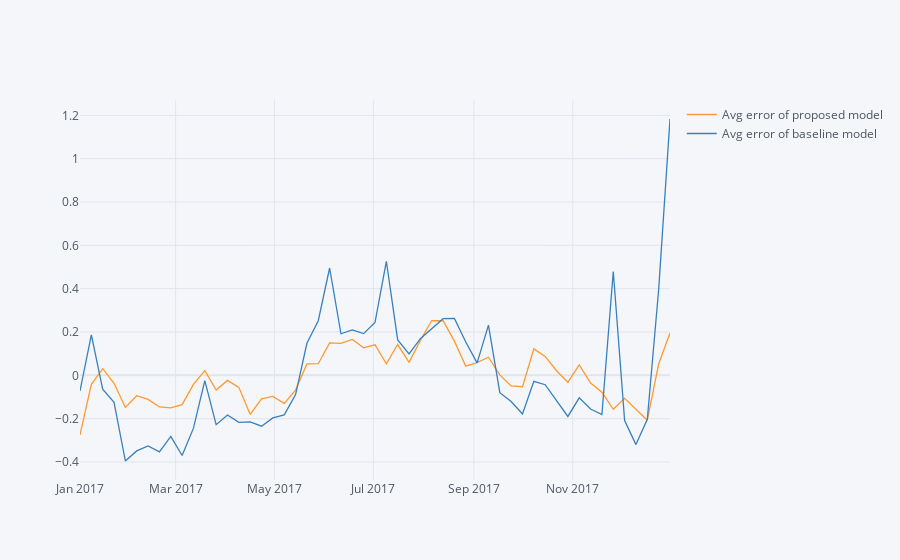
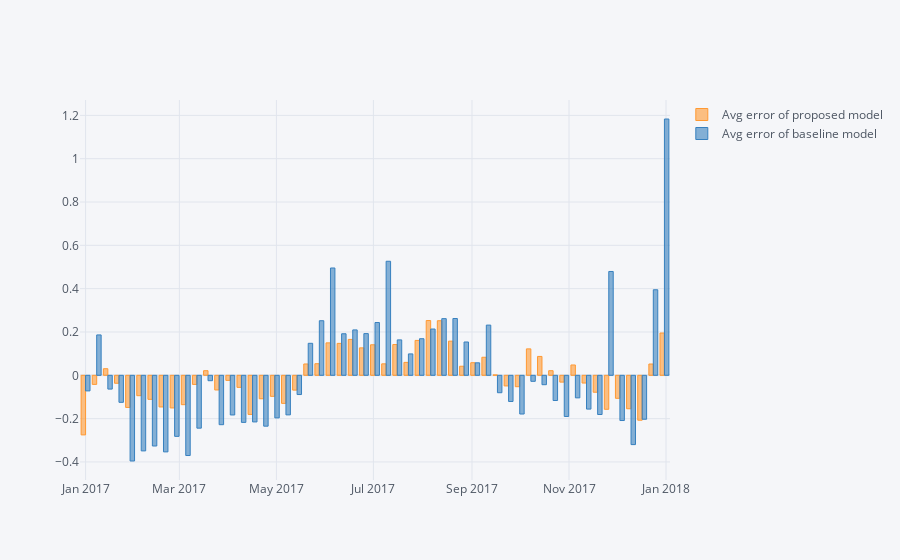

The cell these charts' notebook holds for them, in order:
### Code cell
country = 'US'
topic = 'Microsoft Excel'

df_plot = df_test[(df_test['country']==country)&(df_test['topic']==topic)&(df_test['corr']>0.8)].pivot_table(columns='merged_id',index='timestamp',values=['meter_reading_solution','meter_reading_baseline','meter_reading_googleTrend'])
df_plot = df_plot[df_plot>0]
df_plot = df_plot.resample('D').mean()
df_plot = (df_plot-df_plot.mean())/df_plot.std()
df_plot = df_plot[df_plot<3]
df_plot = df_plot[df_plot>-3]
df_plot = df_plot.reset_index().melt(id_vars='timestamp')
#df_plot['timestamp'] = df_plot['timestamp'].dt.week
df_plot = df_plot.rename(columns={None:'variable'})

df_plot = df_plot.pivot_table(columns='variable',index='timestamp')
df_plot.columns = df_plot.columns.get_level_values(1)

df_plot['Avg error of baseline model'] = (df_plot['meter_reading_baseline'] - df_plot['meter_reading_solution'])
df_plot['Avg error of proposed model'] = (df_plot['meter_reading_googleTrend'] - df_plot['meter_reading_solution'])
df_plot.resample('W').mean()[['Avg error of proposed model','Avg error of baseline model']].iplot()
df_plot.resample('W').mean()[['Avg error of proposed model','Avg error of baseline model']].iplot(kind='bar')

### Figure 1 — Plotly figure (JSON) as saved in the notebook; plotly's stock layout.template omitted (floating-point values rounded to 4 significant figures)
{"data": [{"line": {"color": "rgba(255, 153, 51, 1.0)", "dash": "solid", "shape": "linear", "width": 1.3}, "mode": "lines", "name": "Avg error of proposed model", "text": "", "type": "scatter", "x": ["2017-01-01", "2017-01-08", "2017-01-15", "2017-01-22", "2017-01-29", "2017-02-05", "2017-02-12", "2017-02-19", "2017-02-26", "2017-03-05", "2017-03-12", "2017-03-19", "2017-03-26", "2017-04-02", "2017-04-09", "2017-04-16", "2017-04-23", "2017-04-30", "2017-05-07", "2017-05-14", "2017-05-21", "2017-05-28", "2017-06-04", "2017-06-11", "2017-06-18", "2017-06-25", "2017-07-02", "2017-07-09", "2017-07-16", "2017-07-23", "2017-07-30", "2017-08-06", "2017-08-13", "2017-08-20", "2017-08-27", "2017-09-03", "2017-09-10", "2017-09-17", "2017-09-24", "2017-10-01", "2017-10-08", "2017-10-15", "2017-10-22", "2017-10-29", "2017-11-05", "2017-11-12", "2017-11-19", "2017-11-26", "2017-12-03", "2017-12-10", "2017-12-17", "2017-12-24", "2017-12-31"], "y": [-0.275, -0.04184, 0.03052, -0.03665, -0.1483, -0.09402, -0.1109, -0.1461, -0.1506, -0.1355, -0.04196, 0.02131, -0.06765, -0.02339, -0.05558, -0.1804, -0.1082, -0.09702, -0.1294, -0.0683, 0.05241, 0.05361, 0.1498, 0.1475, 0.1658, 0.1267, 0.141, 0.053, 0.1421, 0.05968, 0.1611, 0.2529, 0.252, 0.1578, 0.04196, 0.05822, 0.08343, 0.002046, -0.04901, -0.05259, 0.1221, 0.08722, 0.02131, -0.03135, 0.04773, -0.03565, -0.07807, -0.1568, -0.1061, -0.1545, -0.2072, 0.05223, 0.1953]}, {"line": {"color": "rgba(55, 128, 191, 1.0)", "dash": "solid", "shape": "linear", "width": 1.3}, "mode": "lines", "name": "Avg error of baseline model", "text": "", "type": "scatter", "x": ["2017-01-01", "2017-01-08", "2017-01-15", "2017-01-22", "2017-01-29", "2017-02-05", "2017-02-12", "2017-02-19", "2017-02-26", "2017-03-05", "2017-03-12", "2017-03-19", "2017-03-26", "2017-04-02", "2017-04-09", "2017-04-16", "2017-04-23", "2017-04-30", "2017-05-07", "2017-05-14", "2017-05-21", "2017-05-28", "2017-06-04", "2017-06-11", "2017-06-18", "2017-06-25", "2017-07-02", "2017-07-09", "2017-07-16", "2017-07-23", "2017-07-30", "2017-08-06", "2017-08-13", "2017-08-20", "2017-08-27", "2017-09-03", "2017-09-10", "2017-09-17", "2017-09-24", "2017-10-01", "2017-10-08", "2017-10-15", "2017-10-22", "2017-10-29", "2017-11-05", "2017-11-12", "2017-11-19", "2017-11-26", "2017-12-03", "2017-12-10", "2017-12-17", "2017-12-24", "2017-12-31"], "y": [-0.07192, 0.1865, -0.0635, -0.1246, -0.3955, -0.3489, -0.3263, -0.3534, -0.2817, -0.3702, -0.2439, -0.02488, -0.2279, -0.1831, -0.2173, -0.2151, -0.2348, -0.1965, -0.1826, -0.08871, 0.1477, 0.252, 0.4954, 0.1919, 0.2096, 0.1926, 0.2437, 0.5265, 0.1635, 0.09879, 0.1689, 0.2137, 0.2616, 0.2622, 0.1539, 0.05769, 0.2318, -0.08037, -0.1207, -0.1786, -0.02767, -0.04328, -0.1163, -0.1899, -0.1041, -0.1558, -0.1808, 0.4793, -0.2087, -0.3198, -0.2028, 0.395, 1.183]}], "layout": {"legend": {"bgcolor": "#F5F6F9", "font": {"color": "#4D5663"}}, "paper_bgcolor": "#F5F6F9", "plot_bgcolor": "#F5F6F9", "title": {"font": {"color": "#4D5663"}}, "xaxis": {"gridcolor": "#E1E5ED", "showgrid": true, "tickfont": {"color": "#4D5663"}, "title": {"font": {"color": "#4D5663"}, "text": ""}, "zerolinecolor": "#E1E5ED"}, "yaxis": {"gridcolor": "#E1E5ED", "showgrid": true, "tickfont": {"color": "#4D5663"}, "title": {"font": {"color": "#4D5663"}, "text": ""}, "zerolinecolor": "#E1E5ED"}}}

### Figure 2 — Plotly figure (JSON) as saved in the notebook; plotly's stock layout.template omitted (floating-point values rounded to 4 significant figures)
{"data": [{"marker": {"color": "rgba(255, 153, 51, 0.6)", "line": {"color": "rgba(255, 153, 51, 1.0)", "width": 1}}, "name": "Avg error of proposed model", "orientation": "v", "text": "", "type": "bar", "x": ["2017-01-01", "2017-01-08", "2017-01-15", "2017-01-22", "2017-01-29", "2017-02-05", "2017-02-12", "2017-02-19", "2017-02-26", "2017-03-05", "2017-03-12", "2017-03-19", "2017-03-26", "2017-04-02", "2017-04-09", "2017-04-16", "2017-04-23", "2017-04-30", "2017-05-07", "2017-05-14", "2017-05-21", "2017-05-28", "2017-06-04", "2017-06-11", "2017-06-18", "2017-06-25", "2017-07-02", "2017-07-09", "2017-07-16", "2017-07-23", "2017-07-30", "2017-08-06", "2017-08-13", "2017-08-20", "2017-08-27", "2017-09-03", "2017-09-10", "2017-09-17", "2017-09-24", "2017-10-01", "2017-10-08", "2017-10-15", "2017-10-22", "2017-10-29", "2017-11-05", "2017-11-12", "2017-11-19", "2017-11-26", "2017-12-03", "2017-12-10", "2017-12-17", "2017-12-24", "2017-12-31"], "y": [-0.275, -0.04184, 0.03052, -0.03665, -0.1483, -0.09402, -0.1109, -0.1461, -0.1506, -0.1355, -0.04196, 0.02131, -0.06765, -0.02339, -0.05558, -0.1804, -0.1082, -0.09702, -0.1294, -0.0683, 0.05241, 0.05361, 0.1498, 0.1475, 0.1658, 0.1267, 0.141, 0.053, 0.1421, 0.05968, 0.1611, 0.2529, 0.252, 0.1578, 0.04196, 0.05822, 0.08343, 0.002046, -0.04901, -0.05259, 0.1221, 0.08722, 0.02131, -0.03135, 0.04773, -0.03565, -0.07807, -0.1568, -0.1061, -0.1545, -0.2072, 0.05223, 0.1953]}, {"marker": {"color": "rgba(55, 128, 191, 0.6)", "line": {"color": "rgba(55, 128, 191, 1.0)", "width": 1}}, "name": "Avg error of baseline model", "orientation": "v", "text": "", "type": "bar", "x": ["2017-01-01", "2017-01-08", "2017-01-15", "2017-01-22", "2017-01-29", "2017-02-05", "2017-02-12", "2017-02-19", "2017-02-26", "2017-03-05", "2017-03-12", "2017-03-19", "2017-03-26", "2017-04-02", "2017-04-09", "2017-04-16", "2017-04-23", "2017-04-30", "2017-05-07", "2017-05-14", "2017-05-21", "2017-05-28", "2017-06-04", "2017-06-11", "2017-06-18", "2017-06-25", "2017-07-02", "2017-07-09", "2017-07-16", "2017-07-23", "2017-07-30", "2017-08-06", "2017-08-13", "2017-08-20", "2017-08-27", "2017-09-03", "2017-09-10", "2017-09-17", "2017-09-24", "2017-10-01", "2017-10-08", "2017-10-15", "2017-10-22", "2017-10-29", "2017-11-05", "2017-11-12", "2017-11-19", "2017-11-26", "2017-12-03", "2017-12-10", "2017-12-17", "2017-12-24", "2017-12-31"], "y": [-0.07192, 0.1865, -0.0635, -0.1246, -0.3955, -0.3489, -0.3263, -0.3534, -0.2817, -0.3702, -0.2439, -0.02488, -0.2279, -0.1831, -0.2173, -0.2151, -0.2348, -0.1965, -0.1826, -0.08871, 0.1477, 0.252, 0.4954, 0.1919, 0.2096, 0.1926, 0.2437, 0.5265, 0.1635, 0.09879, 0.1689, 0.2137, 0.2616, 0.2622, 0.1539, 0.05769, 0.2318, -0.08037, -0.1207, -0.1786, -0.02767, -0.04328, -0.1163, -0.1899, -0.1041, -0.1558, -0.1808, 0.4793, -0.2087, -0.3198, -0.2028, 0.395, 1.183]}], "layout": {"legend": {"bgcolor": "#F5F6F9", "font": {"color": "#4D5663"}}, "paper_bgcolor": "#F5F6F9", "plot_bgcolor": "#F5F6F9", "title": {"font": {"color": "#4D5663"}}, "xaxis": {"gridcolor": "#E1E5ED", "showgrid": true, "tickfont": {"color": "#4D5663"}, "title": {"font": {"color": "#4D5663"}, "text": ""}, "zerolinecolor": "#E1E5ED"}, "yaxis": {"gridcolor": "#E1E5ED", "showgrid": true, "tickfont": {"color": "#4D5663"}, "title": {"font": {"color": "#4D5663"}, "text": ""}, "zerolinecolor": "#E1E5ED"}}}
